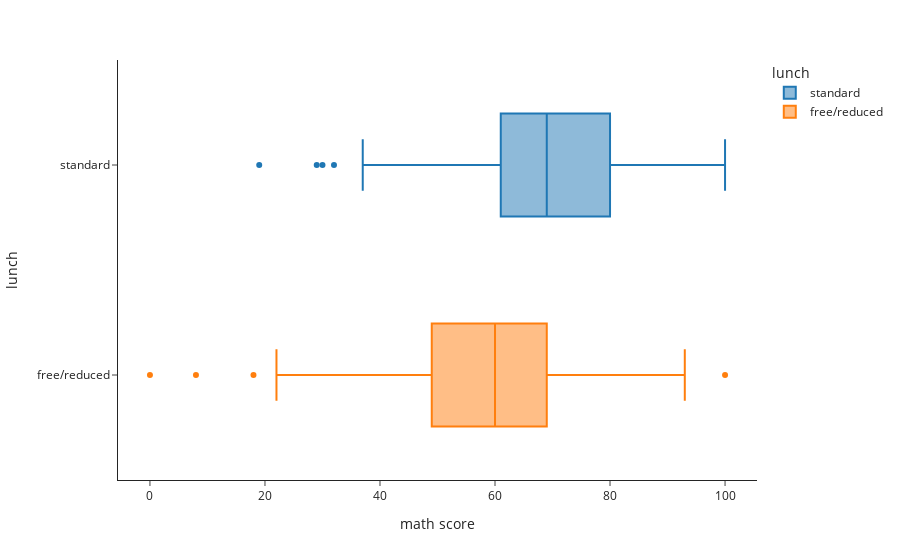

Source (notebook cell):
### Code cell
#print(lunch['math score'].mean())
grouped_lunch = lunch.groupby('lunch')
mean_by_lunch = grouped_lunch['math score'].mean()
print(mean_by_lunch)#display mean score of both groups

fig = px.box(lunch, x='math score',y='lunch', color='lunch')#Use boxplot to visualize IQR, Median, Outliers and Range.

fig.show()

### Figure 1 — Plotly figure (JSON) as saved in the notebook; plotly's stock layout.template omitted (floating-point values rounded to 4 significant figures; data arrays with more than 128 entries replaced by an {"elided": "..."} marker saying what was removed)
{"data": [{"alignmentgroup": "True", "hovertemplate": "lunch=%{y}<br>math score=%{x}<extra></extra>", "legendgroup": "standard", "marker": {"color": "#1F77B4"}, "name": "standard", "notched": false, "offsetgroup": "standard", "orientation": "h", "showlegend": true, "type": "box", "x": {"elided": "645 int values"}, "x0": " ", "xaxis": "x", "y": {"elided": "645 str values"}, "y0": " ", "yaxis": "y"}, {"alignmentgroup": "True", "hovertemplate": "lunch=%{y}<br>math score=%{x}<extra></extra>", "legendgroup": "free/reduced", "marker": {"color": "#FF7F0E"}, "name": "free/reduced", "notched": false, "offsetgroup": "free/reduced", "orientation": "h", "showlegend": true, "type": "box", "x": {"elided": "355 int values"}, "x0": " ", "xaxis": "x", "y": {"elided": "355 str values"}, "y0": " ", "yaxis": "y"}], "layout": {"boxmode": "overlay", "legend": {"title": {"text": "lunch"}, "tracegroupgap": 0}, "margin": {"t": 60}, "xaxis": {"anchor": "y", "domain": [0, 1], "title": {"text": "math score"}}, "yaxis": {"anchor": "x", "categoryarray": ["free/reduced", "standard"], "categoryorder": "array", "domain": [0, 1], "title": {"text": "lunch"}}}}
